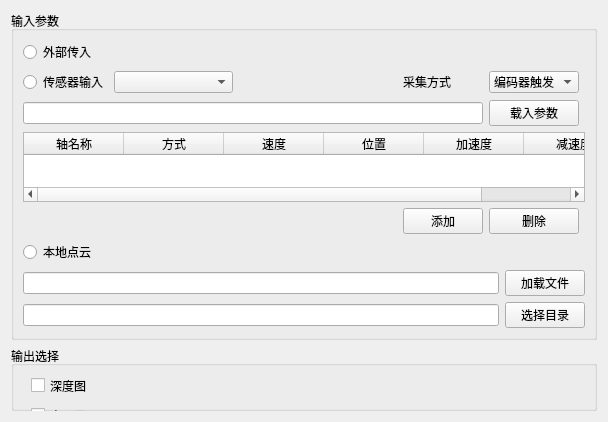
<?xml version="1.0" encoding="UTF-8"?>
<ui version="4.0">
 <class>PCSrcInForm</class>
 <widget class="QWidget" name="PCSrcInForm">
  <property name="geometry">
   <rect>
    <x>0</x>
    <y>0</y>
    <width>608</width>
    <height>422</height>
   </rect>
  </property>
  <property name="windowTitle">
   <string>Form</string>
  </property>
  <layout class="QVBoxLayout" name="verticalLayout" stretch="6,2">
   <item>
    <widget class="QGroupBox" name="groupBox">
     <property name="title">
      <string>输入参数</string>
     </property>
     <layout class="QVBoxLayout" name="verticalLayout_2" stretch="1,0,1,1,1">
      <item>
       <widget class="QRadioButton" name="sdkin">
        <property name="text">
         <string>外部传入</string>
        </property>
       </widget>
      </item>
      <item>
       <layout class="QGridLayout" name="gridLayout" columnstretch="1,3,4,1,1,0">
        <item row="0" column="0">
         <widget class="QRadioButton" name="sensor">
          <property name="text">
           <string>传感器输入</string>
          </property>
         </widget>
        </item>
        <item row="4" column="4">
         <widget class="QPushButton" name="axDel">
          <property name="text">
           <string>删除</string>
          </property>
         </widget>
        </item>
        <item row="0" column="1">
         <widget class="QComboBox" name="cbSensorSelected"/>
        </item>
        <item row="3" column="0" colspan="6">
         <widget class="QTableWidget" name="axMotionList">
          <column>
           <property name="text">
            <string>轴名称</string>
           </property>
          </column>
          <column>
           <property name="text">
            <string>方式</string>
           </property>
          </column>
          <column>
           <property name="text">
            <string>速度</string>
           </property>
          </column>
          <column>
           <property name="text">
            <string>位置</string>
           </property>
          </column>
          <column>
           <property name="text">
            <string>加速度</string>
           </property>
          </column>
          <column>
           <property name="text">
            <string>减速度</string>
           </property>
          </column>
         </widget>
        </item>
        <item row="4" column="3">
         <widget class="QPushButton" name="axAdd">
          <property name="text">
           <string>添加</string>
          </property>
         </widget>
        </item>
        <item row="0" column="4">
         <widget class="QComboBox" name="methosSelect">
          <item>
           <property name="text">
            <string>编码器触发</string>
           </property>
          </item>
          <item>
           <property name="text">
            <string>外部DI触发</string>
           </property>
          </item>
          <item>
           <property name="text">
            <string>连续采集</string>
           </property>
          </item>
         </widget>
        </item>
        <item row="0" column="3">
         <widget class="QLabel" name="label">
          <property name="text">
           <string>采集方式</string>
          </property>
         </widget>
        </item>
        <item row="1" column="0" colspan="4">
         <widget class="QLineEdit" name="paramsPath"/>
        </item>
        <item row="1" column="4">
         <widget class="QPushButton" name="sensorParams">
          <property name="text">
           <string>载入参数</string>
          </property>
         </widget>
        </item>
       </layout>
      </item>
      <item>
       <widget class="QRadioButton" name="locPc">
        <property name="text">
         <string>本地点云</string>
        </property>
       </widget>
      </item>
      <item>
       <layout class="QHBoxLayout" name="horizontalLayout_2">
        <item>
         <widget class="QLineEdit" name="LocPicFile"/>
        </item>
        <item>
         <widget class="QPushButton" name="selectFile">
          <property name="text">
           <string>加载文件</string>
          </property>
         </widget>
        </item>
       </layout>
      </item>
      <item>
       <layout class="QHBoxLayout" name="horizontalLayout_4">
        <item>
         <widget class="QLineEdit" name="LocPicDir"/>
        </item>
        <item>
         <widget class="QPushButton" name="selecteDir">
          <property name="text">
           <string>选择目录</string>
          </property>
         </widget>
        </item>
       </layout>
      </item>
     </layout>
    </widget>
   </item>
   <item>
    <widget class="QGroupBox" name="groupBox_2">
     <property name="title">
      <string>输出选择</string>
     </property>
     <widget class="QCheckBox" name="soutDeptPIC">
      <property name="geometry">
       <rect>
        <x>20</x>
        <y>30</y>
        <width>80</width>
        <height>19</height>
       </rect>
      </property>
      <property name="text">
       <string>深度图</string>
      </property>
     </widget>
     <widget class="QCheckBox" name="soutPC">
      <property name="geometry">
       <rect>
        <x>20</x>
        <y>60</y>
        <width>80</width>
        <height>19</height>
       </rect>
      </property>
      <property name="text">
       <string>点云图</string>
      </property>
     </widget>
    </widget>
   </item>
  </layout>
 </widget>
 <resources/>
 <connections/>
</ui>
